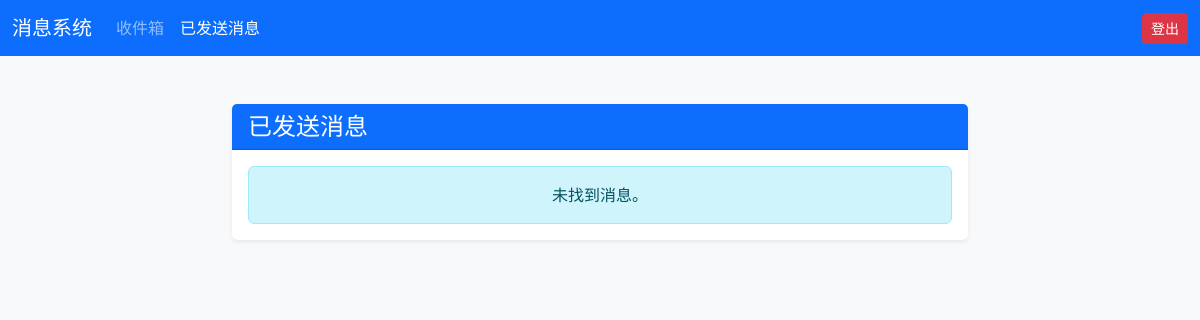
The page /sent_messages/ (signed in) on the database as committed earlier.
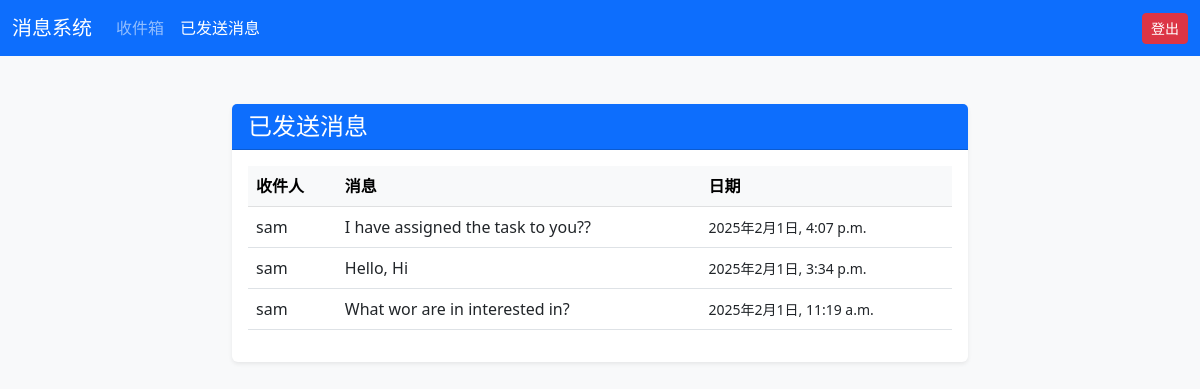
The same page on the database as committed later.
### app/models.py (models this page shows, shortened)
class Message(models.Model):
    sender = models.ForeignKey(settings.AUTH_USER_MODEL, related_name='sent_messages', on_delete=models.CASCADE)
    receiver = models.ForeignKey(settings.AUTH_USER_MODEL, related_name='received_messages', on_delete=models.CASCADE)
    content = models.TextField()
    created_at = models.DateTimeField(auto_now_add=True)
    is_read = models.BooleanField(default=False)

class CustomUser(AbstractUser):
    ROLE_CHOICES=(
        ('user','User'),
        ('merchant','Merchant'),
        ('admin','Admin'),
    )
    role=models.CharField(max_length=10,choices=ROLE_CHOICES,default='user')
    contact_info = models.CharField(max_length=100, blank=True)
    resume = models.FileField(upload_to='resumes/', null=True, blank=True)

### app/views.py (the view)
# urls.py: path('sent_messages/', sent_messages, name='sent_messages'),
@login_required
def sent_messages(request):
    messages = Message.objects.filter(sender=request.user).order_by('-created_at')
    return render(request, 'sent_messages.html', {'messages': messages})

### templates/sent_messages.html (shortened to what this page needs)
<!DOCTYPE html>
<html lang="zh-CN">
<head>
    <link href="https://cdn.jsdelivr.net/npm/bootstrap@5.3.0/dist/css/bootstrap.min.css" rel="stylesheet">
</head>
<body class="bg-light">
    <nav class="navbar navbar-expand-lg navbar-dark bg-primary">
        <div class="container-fluid">
            <a class="navbar-brand" href="#">消息系统</a>
            <div class="collapse navbar-collapse" id="navbarNav">
                <ul class="navbar-nav">
                    <li class="nav-item">
                        <a class="nav-link" href="{% url 'inbox' %}">收件箱</a>
                    </li>
                    <li class="nav-item">
                        <a class="nav-link active" href="#">已发送消息</a>
                    </li>
                </ul>
                <ul class="navbar-nav ms-auto">
                    <li class="nav-item">
                        <a class="btn btn-danger btn-sm" href="{% url 'logout' %}">登出</a>
                    </li>
                </ul>
            </div>
        </div>
    </nav>
    <div class="container mt-5">
        <div class="row">
            <div class="col-lg-8 mx-auto">
                <div class="card shadow-sm border-0">
                    <div class="card-header bg-primary text-white">
                        <h4 class="card-title mb-0">已发送消息</h4>
                    </div>
                    <div class="card-body">
                        {% if messages %}
                        <table class="table table-hover">
                            <thead class="table-light">
                                <tr>
                                    <th scope="col">收件人</th>
                                    <th scope="col">消息</th>
                                    <th scope="col">日期</th>
                                </tr>
                            </thead>
                            <tbody>
                                {% for message in messages %}
                                <tr>
                                    <td class="align-middle">
                                        <div class="d-flex align-items-center">
                                            {{ message.receiver.username }}
                                        </div>
                                    </td>
                                    <td class="align-middle">
                                        {{ message.content|truncatewords:10 }}
                                    </td>
                                    <td class="align-middle">
                                        <small>{{ message.created_at|date:"Y年n月j日, g:i a" }}</small>
                                    </td>
                                </tr>
                                {% endfor %}
                            </tbody>
                        </table>
                        {% else %}
                        <div class="alert alert-info text-center mb-0">
                            未找到消息。
                        </div>
                        {% endif %}
                    </div>
                </div>
            </div>
        </div>
    </div>
</body>
</html>

Rows that differ between the two databases and show on the page:
added Message: receiver.username "sam", content "I have assigned the task to you??", created_at "2025年2月1日, 4:07 p.m."
added Message: receiver.username "sam", content "Hello, Hi", created_at "2025年2月1日, 3:34 p.m."
added Message: receiver.username "sam", content "What wor are in interested in?", created_at "2025年2月1日, 11:19 a.m."
Other text that changed with them:
text no longer shown: "未找到消息。"
text now shown: "收件人 消息 日期"
